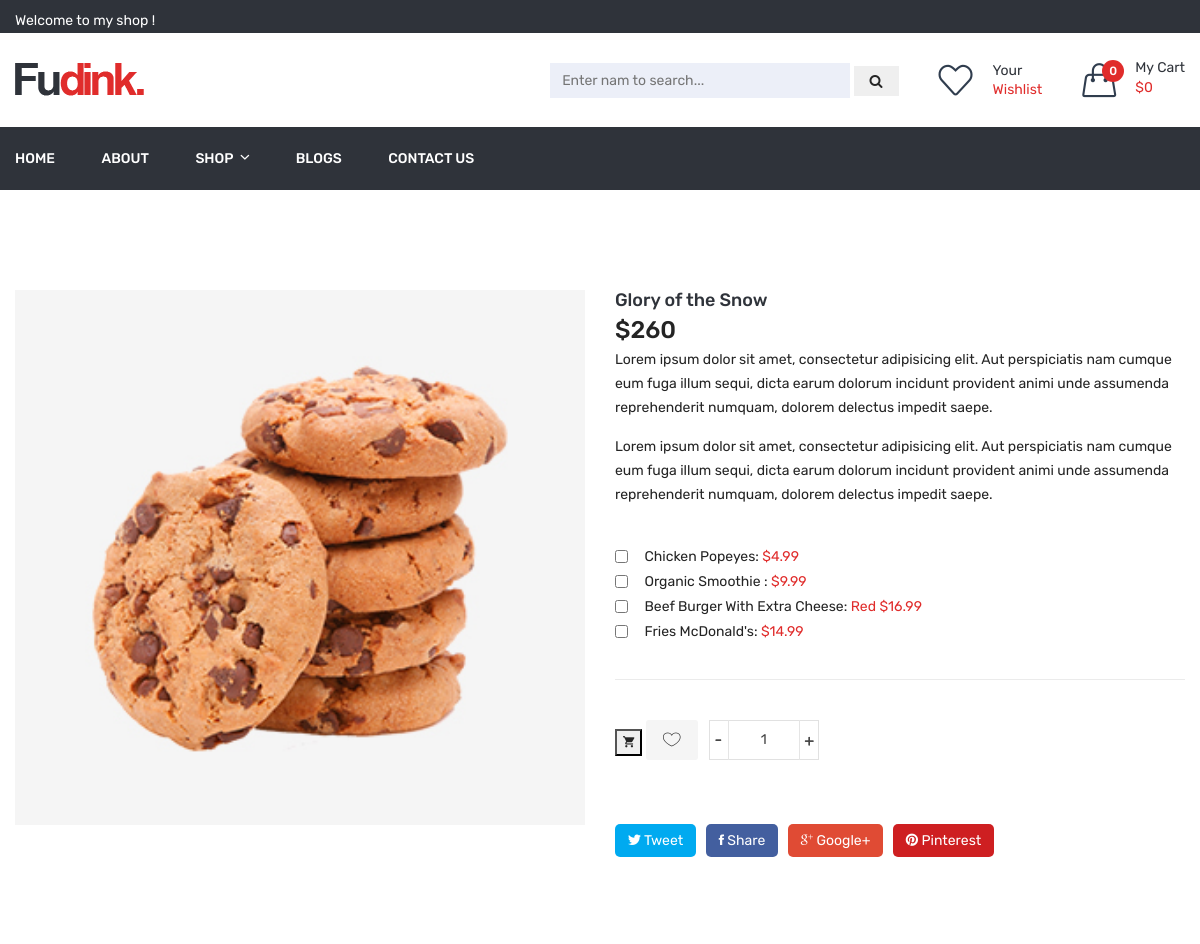
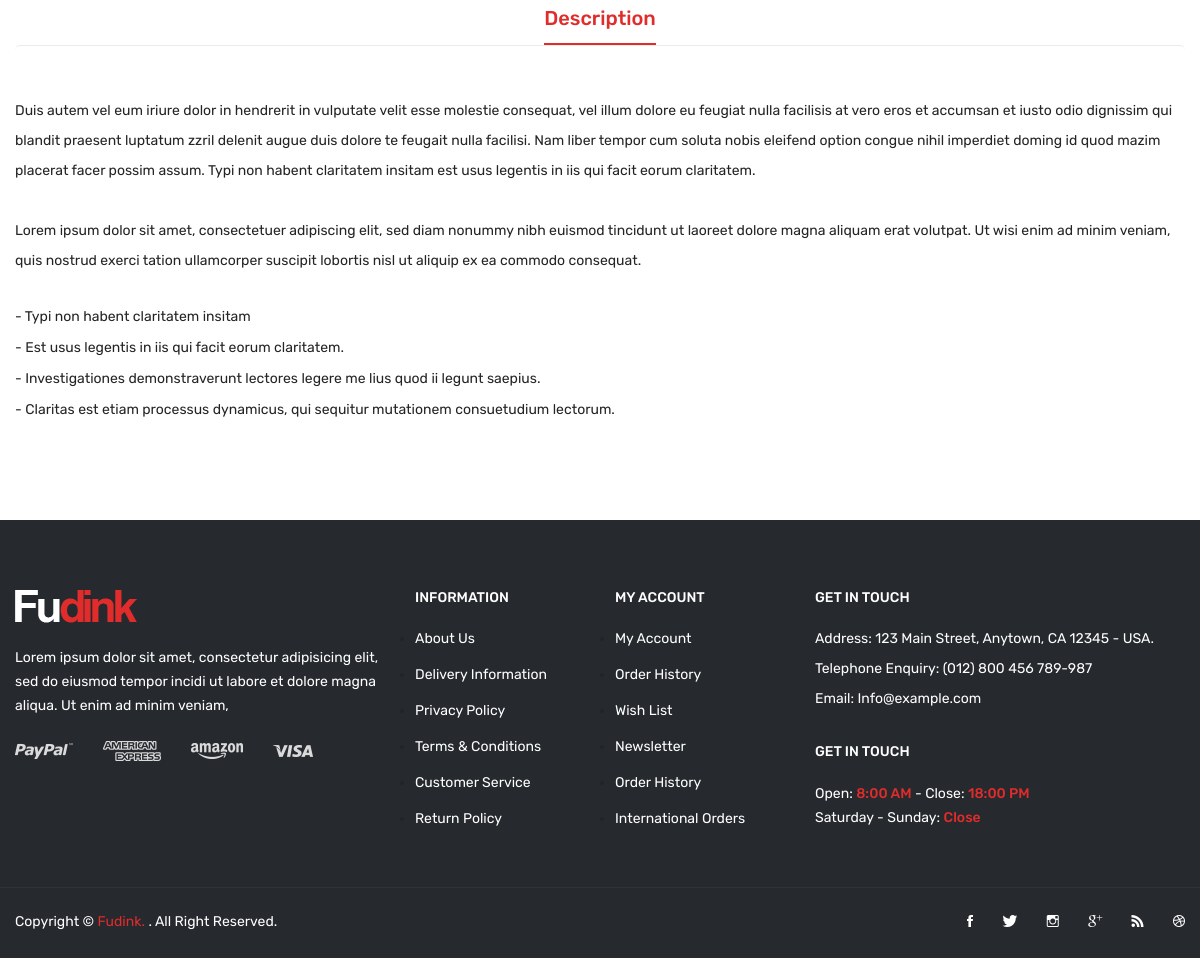
The page /detail.php?product=1 on the database its author committed (2 pictures, top to bottom).
### tables this page shows
Create table product
(
  id int primary key auto_increment,
  name varchar(150) not null,
  price int not null default '0',
  sale_price int null default '0',
  image varchar(150) null,
  content text null,
  category_id int not null
);

### db/connect.php (called while the page is built, shortened)
<?php
$dns = "mysql:host=localhost;dbname=bkap";
$options = [
    PDO::MYSQL_ATTR_INIT_COMMAND => 'SET NAMES utf8',
    PDO::ATTR_ERRMODE => PDO::ERRMODE_EXCEPTION
];
try {
    $conn = new PDO($dns,'root','',$options);
} catch (PDOException $e) {
    echo $e->getMessage(); die;
}
function getAll($args = []){
    global $conn;
    $table = isset($args['table']) ? $args['table'] : '';
    $orderBy = isset($args['orderBy']) ? $args['orderBy'] : 'id';
    $where = isset($args['where']) ? $args['where'] : false;
    $orderCompare = isset($args['orderCompare']) ? $args['orderCompare'] : 'ASC';
    $rand = isset($args['rand']) ? true : false;
    $limit = isset($args['limit']) ? $args['limit'] : false;
    $sql = "SELECT * FROM $table ";
    if ($where) {
        $sql .= " WHERE $where ";
    }
    if ($rand) {
        $sql .= " Order By RAND()";
        if ($limit) {
             $sql .= " LIMIT $limit";
        }
    }else{
        $sql .= " Order By $orderBy $orderCompare ";
    }
    $stm = $conn->prepare($sql);
    $stm->setFetchMode(PDO::FETCH_ASSOC);
    $stm->execute();
    $result = $stm->fetchAll();
    return $result;
}
function getById($args = []){
    global $conn;
    $table = isset($args['table']) ? $args['table'] : '';
    $key = isset($args['key']) ? $args['key'] : 'id';
    $value = isset($args['value']) ? $args['value'] : 0;
    $stm = $conn->prepare("SELECT * FROM $table WHERE $key = '$value'");
    $stm->execute();
    $stm->setFetchMode(PDO::FETCH_ASSOC);
    $result = $stm->fetch();
    return $result;
}
?>

### detail.php (the view, shortened to what this page needs)
<?php
include 'header.php' ;
$pro = false;
if (!empty($_GET['product'])) {
	$id = $_GET['product'];
	$pro = getById(['table' => 'product','value' => $id]);
	$cat_id = $pro ? $pro['category_id'] : 0;
	$products = getAll(['table' => 'product','where' => 'category_id = '.$cat_id]);
}
?>
<?php if($pro) : ?>
<div class="product-details pt-100 pb-90">
    <div class="container">
        <div class="row">
            <div class="col-lg-6 col-md-12">
                <div class="product-details-img">
                    <img class="zoompro" src="public/uploads/<?= $pro['image'] ?>" data-zoom-image="assets/img/product-details/product-detalis-bl1.jpg" alt="zoom">
                </div>
            </div>
            <div class="col-lg-6 col-md-12">
                <div class="product-details-content">
                    <h4><?= $pro['name'] ?></h4>
                    <?php if($pro['sale_price'] > 0) : ?>
                        <span>$<?= $pro['sale_price'] ?></span>
                        <span style="font-weight: normal;margin-left: 25px;font-size: 20px"><s>$<?= $pro['price'] ?> </s></span>
                    <?php else: ?>
                        <span>$<?= $pro['price'] ?></span>
                    <?php endif; ?>
                    <div>
                    	<p>
                    	Lorem ipsum dolor sit amet, consectetur adipisicing elit. Aut perspiciatis nam cumque eum fuga illum sequi, dicta earum dolorum incidunt provident animi unde assumenda reprehenderit numquam, dolorem delectus impedit saepe.
                    	</p>
                    	<p>
                    	Lorem ipsum dolor sit amet, consectetur adipisicing elit. Aut perspiciatis nam cumque eum fuga illum sequi, dicta earum dolorum incidunt provident animi unde assumenda reprehenderit numquam, dolorem delectus impedit saepe.
                    	</p>
                    </div>
                    <div class="pro-dec-feature">
                        <ul>
                            <li><input type="checkbox"> Chicken Popeyes: <span>  $4.99</span></li>
                            <li><input type="checkbox"> Organic Smoothie : <span> $9.99</span></li>
                            <li><input type="checkbox"> Beef Burger With Extra Cheese: <span> Red  $16.99</span></li>
                            <li><input type="checkbox"> Fries McDonald's: <span>$14.99</span></li>
                        </ul>
                    </div>
                    <div class="pro-details-cart-wrap">
                        <form action="cart-process.php">
                        	<div class="shop-list-cart-wishlist">
	                            <button title="Add To Cart" href="#">
	                                <i class="ion-android-cart"></i>
	                            </button>
	                            <a title="Wishlist" href="#">
	                                <i class="ion-ios-heart-outline"></i>
	                            </a>
	                        </div>
	                        <div class="product-quantity">
	                            <div class="cart-plus-minus"><div class="dec qtybutton">-</div>
	                                <input class="cart-plus-minus-box" type="text" name="quantity" value="1">
	                            <div class="inc qtybutton">+</div></div>
	                        </div>
                        </form>
                    </div>
                    <div class="pro-dec-social">
                        <ul>
                            <li><a class="tweet" href="#"><i class="ion-social-twitter"></i> Tweet</a></li>
                            <li><a class="share" href="#"><i class="ion-social-facebook"></i> Share</a></li>
                            <li><a class="google" href="#"><i class="ion-social-googleplus-outline"></i> Google+</a></li>
                            <li><a class="pinterest" href="#"><i class="ion-social-pinterest"></i> Pinterest</a></li>
                        </ul>
                    </div>
                </div>
            </div>
        </div>
    </div>
</div>
<div class="description-review-area pb-100">
    <div class="container">
        <div class="description-review-wrapper">
            <div class="description-review-topbar nav text-center">
                <a class="active" data-toggle="tab" href="#des-details1">Description</a>
            </div>
            <div class="tab-content description-review-bottom">
                <div id="des-details1" class="tab-pane active">
                    <div class="product-description-wrapper">
                    	<?php echo $pro['content']; ?>
                    </div>
                </div>
            </div>
        </div>
    </div>
</div>
<?php endif; ?>
<?php include 'footer.php' ?>

### rows shown on the page
product: image (picture), name "Glory of the Snow", price "260", content "Duis autem vel eum iriure dolor in hendrerit in vulputate velit esse molestie consequat, vel illum dolore eu feugiat nulla facilisis at vero eros et accumsan et iusto odio dignissim qui blandit praesent luptatum zzril delenit augue duis dolore te feugait nulla facilisi. Nam liber tempor cum soluta nobis eleifend option congue nihil imperdiet doming id quod mazim placerat facer possim assum. Typi non habent claritatem insitam est usus legentis in iis qui facit eorum claritatem. Lorem ipsum dolor sit amet, consectetuer adipiscing elit, sed diam nonummy nibh euismod tincidunt ut laoreet dolore magna aliquam erat volutpat. Ut wisi enim ad minim veniam, quis nostrud exerci tation ullamcorper…"

### other values the page prints
totalQtt() "0"
totalPrice() "0"
